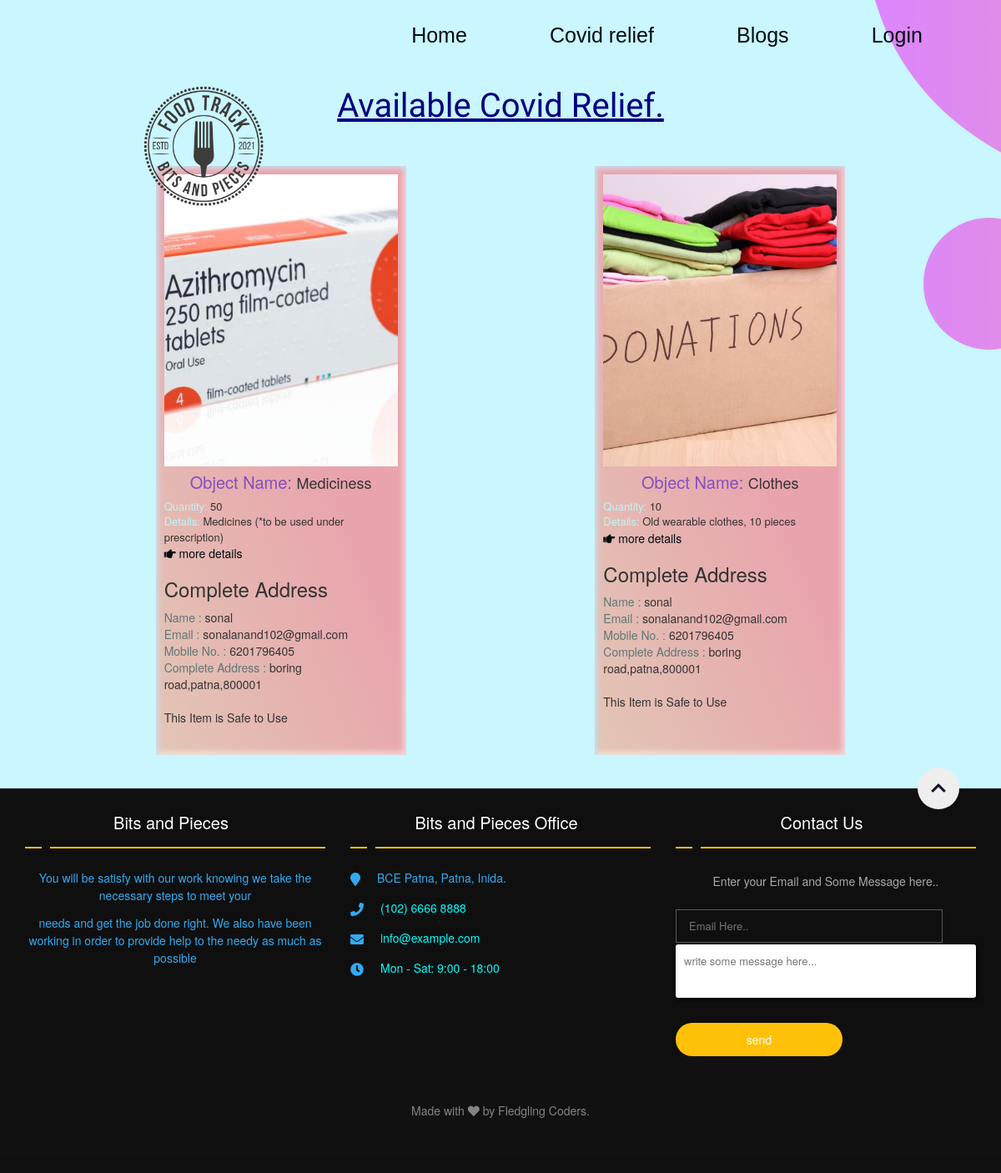
/covid.php, run on the app's committed database.
### tables this page shows
CREATE TABLE `posts` (
  `id` int(11) NOT NULL,
  `user_id` int(11) NOT NULL,
  `dType_id` int(11) NOT NULL,
  `objectName` varchar(255) NOT NULL,
  `objectImg` blob NOT NULL,
  `quantity` int(11) NOT NULL,
  `shrt_desc` mediumtext NOT NULL,
  `comp_desc` longtext NOT NULL,
  `status` int(11) NOT NULL DEFAULT 1,
  `createdAt` timestamp NOT NULL DEFAULT current_timestamp(),
  `duration` varchar(10) NOT NULL
);

CREATE TABLE `registeredusers` (
  `id` int(11) NOT NULL,
  `name` varchar(255) NOT NULL,
  `emailId` varchar(255) NOT NULL,
  `phone` bigint(20) NOT NULL,
  `pswd` varchar(255) NOT NULL,
  `status` int(11) NOT NULL DEFAULT 1,
  `createdAt` timestamp NOT NULL DEFAULT current_timestamp()
);

CREATE TABLE `userdetails` (
  `id` int(11) NOT NULL,
  `userId` int(11) NOT NULL,
  `profilePic` blob NOT NULL,
  `alt_phn_no` bigint(20) NOT NULL,
  `pincode` bigint(20) NOT NULL,
  `city` varchar(255) NOT NULL,
  `state` varchar(255) NOT NULL,
  `address` varchar(255) NOT NULL,
  `area` varchar(255) NOT NULL,
  `landMark` varchar(255) NOT NULL,
  `createdAt` timestamp NOT NULL DEFAULT current_timestamp() ON UPDATE current_timestamp(),
  `status` int(11) NOT NULL DEFAULT 1
);

### covid.php (the view, shortened to what this page needs)
<?php
include('assets/SecondHeader.php');
?>
<div class="post">
    <h2><u>Available Covid Relief.</u></h2>
    <div class="cards">
        <?php
        $selData = "SELECT * FROM `posts`";
        $dataQ = mysqli_query($conn, $selData);
        while ($row = mysqli_fetch_array($dataQ)) {
            $objectName = $row['objectName'];
            $objectImgPath = "images/posts/" . $row['objectImg'];
            $shrt_desc = $row['shrt_desc'];
            $quantity= $row['quantity'];
            $user_id = $row['user_id'];
            $dType_id = $row['dType_id'];
            $userSql = "SELECT * FROM `registeredusers` WHERE id='$user_id'";
            $userQ = mysqli_query($conn, $userSql);
            $detail = mysqli_fetch_assoc($userQ);
            $userAddSql = "SELECT * FROM `userdetails` WHERE userId='$user_id'";
            $userAddQ = mysqli_query($conn, $userAddSql);
            $addDetail = mysqli_fetch_assoc($userAddQ);
            $dTypeSql = "SELECT * FROM `donationtype` WHERE id='$dType_id'";
            $dTypeQ = mysqli_query($conn, $dTypeSql);
            $dTypeDetail = mysqli_fetch_assoc($dTypeQ);
            if ($dTypeDetail['dType'] !== "Food") {
        ?>
        <div class="card" data-aos="zoom-in-down" data-aos-delay="100" data-aos-duration="1500" data-aos-offset="400">
            <div class="card-item">
                <div class="card-image"><img src="<?php echo $objectImgPath; ?>" style="height:350px" alt=""></div>
                <div class="card-content">
                    <div class="card-title"><span>Object Name: </span><?php echo $objectName; ?></div>
                    <div class="card-text"><span>Quantity: </span>
                            <?php echo $quantity; ?>
                        </div>
                    <div class="card-text"><span>details: </span>
                        <?php echo $shrt_desc; ?>
                    </div>
                    <a href="food_details.php?id=<?php echo $row['id']; ?>"><i class="fa fa-hand-point-right"></i>
                        more details</a><br>
                    <h3>Complete Address</h3>
                    <div class="card-name"><span>Name : </span><?php echo $detail['name']; ?></div>
                    <div class="card-email"><span>Email : </span><?php echo $detail['emailId']; ?></div>
                    <div class="card-number"><span>Mobile No. : </span><?php echo $detail['phone']; ?></div>
                    <div class="card-address"><span>Complete Address :
                        </span><?php echo $addDetail['address'] . "," . $addDetail['pincode']; ?></div>
                    <br>
                </div>
            </div>
                <div>
                    This Item is Safe to Use
                </div>
        </div>
        <?php }
        } ?>
    </div>
</div>
<?php
include('assets/footer.php');
?>

### css/all.css (style rules this page uses)
* { margin: 0; padding: 0; box-sizing: border-box; }
html { font-size: 10px; font-family: Roboto, sans-serif; color: #ebf4fa; }
body { background: url("../images/landingpage.png") no-repeat center fixed; background-size: cover; }
a { text-decoration: none; color: rgb(2, 11, 17); cursor: pointer; }
img { object-fit: cover; width: 100%; }
.post h2 { font-size: 40px; font-family: "Dancing Script", cursive; text-align: center; margin-top: 30px; color: #000080; }
.post .cards { display: flex; justify-content: space-evenly; flex-wrap: wrap; }
.post .cards .card { width: 80%; margin: 40px; padding: 10px; padding-bottom: 25px; background: linear-gradient(to bottom left, #e9a3ad 40%, #e2c6b5 100%); cursor: pointer; box-shadow: rgb(204, 219, 232) 3px 3px 6px 0px inset, rgba(255, 255, 255, 0.5) -3px -3px 6px 1px inset; transition: all 300ms; }
.card-image img { width: 100%; }
.card-title span { font-size: 20px; color: rgb(133, 78, 187); }
.card-title { text-transform: capitalize; font-size: 18px; text-align: center; padding: 5px; }
.card-text span { text-transform: capitalize; color: #bcf5f7; }
.card-text { font-weight: normal; font-size: 13px; }
.card-name span { color: #607777; }
.card-email span { color: #607777; }
.card-number span { color: #607777; }
.card-address span { color: #607777; }
@media (min-width: 1000px) { .post .cards .card { width: 25%; } }

### data on the page
posts: objectImg (picture), objectName "Mediciness", quantity "50", shrt_desc "Medicines (*to be used under prescription)", user.name "sonal", user.emailId "sonalanand102@gmail.com", user.phone "6201796405", userdetails.address "boring road,patna", userdetails.pincode "800001"
posts: objectImg (picture), objectName "Clothes", quantity "10", shrt_desc "Old wearable clothes, 10 pieces", user.name "sonal", user.emailId "sonalanand102@gmail.com", user.phone "6201796405", userdetails.address "boring road,patna", userdetails.pincode "800001"
